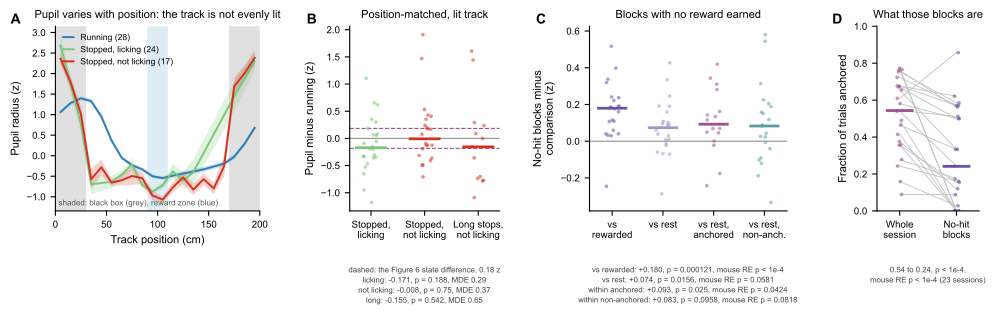

This figure's Python source:
"""Supplement to Figure 6 -- the pupil when the animal is completely disengaged.

Usage:  python3 fig6_supp_disengagement.py
        (needs data/eye_anchoring/pupil_disengagement{.csv,_profiles.npz},
         from pupil_disengagement.py)

Figure 6 measures the pupil only while the animal is running over the task
track, so it cannot say whether the pupil is wider when the animal is doing
nothing at all -- the prediction if the anchored state sits at the optimum of
an inverted-U arousal curve. This figure adds the epochs Figure 6 leaves out,
with complete disengagement defined two ways: stopped without licking, and
runs of trials in which no reward is earned on either trial type.

    A   pupil against track position, one line per epoch class. The track is
        not uniformly lit -- the first 30 cm of every lap is a black box -- so
        this panel is also the reason every contrast beside it is taken within
        position bins
    B   position-matched contrasts against running: stopped while licking,
        stopped without licking, and long stops without licking
    C   the anchored-minus-non-anchored contrast of Figure 6, recomputed
        within running frames and within disengaged frames
    D   no-hit blocks (>= 3 consecutive trials with no reward of either type,
        including cued trials) against the rest of the session, running
        frames only

POSITION MATCHING. Each contrast is the mean within-10-cm-bin difference over
the bins holding at least 30 frames of both classes. Stops are not spread
evenly over the track -- they cluster in the reward zone -- so an unmatched
contrast is partly a luminance contrast, with the raw difference and the
matched one coming out opposite signs in some sessions. B, C and D also drop
the black box, where a stationary pupil has longer to dark-adapt than a
moving one, which position matching alone does not remove.

STATISTICS. One point per session, Wilcoxon signed-rank against zero, and the
same test with mouse as a random effect (intercept-only mixed model). Where a
contrast is null the minimum detectable effect at 80% power, 2.8 SD / sqrt(n),
is given, so that a null reads as a bound rather than an absence.
"""
import os
import sys
import warnings

import numpy as np
import pandas as pd

warnings.filterwarnings('ignore')
import matplotlib

matplotlib.use('Agg')
import matplotlib.pyplot as plt
import statsmodels.formula.api as smf
from matplotlib.patches import Rectangle
from scipy.stats import wilcoxon

ROOT = '/Users/harryclark/Documents/spatial-manifolds'
sys.path.insert(0, f'{ROOT}/src')
from spatial_manifolds.anchoring import ANCH_COLOR, NONANCH_COLOR      # noqa: E402

plt.rcParams['font.family'] = 'Arial'
FIG = f'{ROOT}/scripts/figures/AnchorDynamics2026'
EA = f'{ROOT}/data/eye_anchoring'
CSV, NPZ = f'{EA}/pupil_disengagement.csv', f'{EA}/pupil_disengagement_profiles.npz'

RUN_C = '#2c7fb8'          # running
LICK_C = '#78c679'         # stopped, licking: still in the task
DIS_C = '#d7301f'          # stopped, not licking: disengaged
BLACK_BOX, RZ = 30.0, (90.0, 110.0)
MIN_BINS = 3               # a session needs this many matched position bins


def _lp(ax, s, dx=-.22, dy=1.0):
    ax.text(dx, dy, s, transform=ax.transAxes, fontsize=10, weight='bold',
            va='bottom', ha='right')


def _style(ax):
    ax.tick_params(labelsize=7)
    ax.spines[['top', 'right']].set_visible(False)


def stats(v, mouse):
    """Median, Wilcoxon against zero, the same with mouse as a random effect,
    and the minimum detectable effect at 80% power."""
    v = np.asarray(v, float)
    k = np.isfinite(v)
    v, mo = v[k], np.asarray(mouse)[k]
    n = len(v)
    if n < 5:
        return dict(n=n, med=np.nan, p=np.nan, p_me=np.nan, mde=np.nan)
    p = wilcoxon(v)[1]
    try:
        d = pd.DataFrame(dict(y=v, mouse=mo))
        p_me = smf.mixedlm('y ~ 1', d, groups=d.mouse).fit(reml=False).pvalues['Intercept']
    except Exception:
        p_me = np.nan
    return dict(n=n, med=float(np.median(v)), p=float(p), p_me=float(p_me),
                mde=float(2.8 * np.std(v, ddof=1) / np.sqrt(n)),
                n_mice=int(len(set(mo.tolist()))))


def fmt_p(p):
    if not np.isfinite(p):
        return 'n/a'
    return 'p < 1e-4' if p < 1e-4 else f'p = {p:.3g}'


def paired_strip(ax, series, labels, colors, ylab, title, rng):
    """One column of session points per contrast, median bar, zero line."""
    for i, (v, c) in enumerate(zip(series, colors)):
        v = np.asarray(v, float)
        v = v[np.isfinite(v)]
        x = i + (rng.random(len(v)) - .5) * .28
        ax.scatter(x, v, s=7, color=c, alpha=.55, linewidths=0, zorder=2)
        if len(v):
            ax.plot([i - .27, i + .27], [np.median(v)] * 2, color=c, lw=2, zorder=3)
    ax.axhline(0, color='0.55', lw=.8, zorder=0)
    ax.set_xticks(range(len(labels)))
    ax.set_xticklabels(labels, fontsize=7)
    ax.set_ylabel(ylab, fontsize=8)
    ax.set_title(title, fontsize=8)
    _style(ax)


def main():
    if not (os.path.exists(CSV) and os.path.exists(NPZ)):
        raise SystemExit(f'missing {CSV}; run pupil_disengagement.py first')
    df = pd.read_csv(CSV)
    Z = np.load(NPZ, allow_pickle=True)
    P, names, posx = Z['profiles'], list(Z['names']), Z['pos']

    # Figure 6's own session filter, carried through by pupil_disengagement.py,
    # so this supplement describes exactly the sessions Figure 6 describes
    inc = df.paper_inc.astype(bool)
    df, P = df[inc].reset_index(drop=True), P[inc.to_numpy()]
    rng = np.random.default_rng(0)

    fig = plt.figure(figsize=(10.0, 3.3))
    gs = fig.add_gridspec(1, 4, width_ratios=[1.5, 1.1, 1.45, .75],
                          wspace=.55, left=.07, right=.995, top=.86, bottom=.30)

    # ---- A: pupil against track position, by epoch class -------------------
    ax = fig.add_subplot(gs[0, 0]); _lp(ax, 'A', dx=-.17)
    for nm, c, lab in [('moving', RUN_C, 'Running'),
                       ('stopped_lick', LICK_C, 'Stopped, licking'),
                       ('stopped_nolick', DIS_C, 'Stopped, not licking')]:
        A = P[:, names.index(nm), :]
        n = np.sum(np.isfinite(A), axis=0)
        m = np.nanmean(A, axis=0)
        se = np.nanstd(A, axis=0) / np.sqrt(np.maximum(n, 1))
        ok = n >= 5
        ax.plot(posx[ok], m[ok], color=c, lw=1.4,
                label=f'{lab} ({int(np.nanmax(n))})', zorder=3)
        ax.fill_between(posx[ok], (m - se)[ok], (m + se)[ok], color=c, alpha=.22,
                        linewidth=0, edgecolor='none', zorder=2)
    y0, y1 = ax.get_ylim()
    ax.add_patch(Rectangle((0, y0), BLACK_BOX, y1 - y0, color='0.88', zorder=0, lw=0))
    ax.add_patch(Rectangle((200 - BLACK_BOX, y0), BLACK_BOX, y1 - y0, color='0.88',
                           zorder=0, lw=0))
    ax.add_patch(Rectangle((RZ[0], y0), RZ[1] - RZ[0], y1 - y0, color='#9ecae1',
                           alpha=.35, zorder=0, lw=0))
    ax.set_ylim(y0, y1); ax.set_xlim(0, 200)
    ax.set_xlabel('Track position (cm)', fontsize=8)
    ax.set_ylabel('Pupil radius (z)', fontsize=8)
    ax.set_title('Pupil varies with position: the track is not evenly lit',
                 fontsize=8)
    ax.legend(fontsize=6.2, frameon=False, loc='upper left', handlelength=1.2)
    ax.text(.015, .03, 'shaded: black box (grey), reward zone (blue)',
            transform=ax.transAxes, fontsize=5.8, color='0.35')
    _style(ax)

    # ---- B: disengaged vs running, position-matched ------------------------
    ax = fig.add_subplot(gs[0, 1]); _lp(ax, 'B')
    cols = ['d_eng_move', 'd_dis_move_lit', 'd_dislong_move']
    nbs = ['nb_eng_move', 'nb_dis_move_lit', 'nb_dislong_move']
    labs = ['Stopped,\nlicking', 'Stopped,\nnot licking', 'Long stops,\nnot licking']
    ser = [df[c].where(df[n] >= MIN_BINS) for c, n in zip(cols, nbs)]
    paired_strip(ax, ser, labs, [LICK_C, DIS_C, DIS_C],
                 'Pupil minus running (z)', 'Position-matched, lit track', rng)
    # the effect this measure DOES detect, at this sample size, as a yardstick
    ref = stats(df.d_state_move.where(df.nb_state_move >= MIN_BINS), df.mouse)
    for sgn in (-1, 1):
        ax.axhline(sgn * abs(ref['med']), color=ANCH_COLOR, lw=.8, ls='--', zorder=1)
    txt = [f'dashed: the Figure 6 state difference, {abs(ref["med"]):.2f} z']
    for lab, s in zip(['licking', 'not licking', 'long'], ser):
        st = stats(s, df.mouse)
        txt.append(f'{lab}: {st["med"]:+.3f}, {fmt_p(st["p"])}'
                   + (f', MDE {st["mde"]:.2f}' if st['p'] > .05 else ''))
    ax.text(.5, -.30, '\n'.join(txt), transform=ax.transAxes, fontsize=5.6,
            ha='center', va='top', color='0.25', linespacing=1.4)

    # ---- C: no-hit blocks --------------------------------------------------
    ax = fig.add_subplot(gs[0, 2]); _lp(ax, 'C')
    ser = [df.d_nohit_vs_hit.where(df.nb_nohit_vs_hit >= MIN_BINS),
           df.d_nohit.where(df.nb_nohit >= MIN_BINS),
           df.d_nohit_in_anch.where(df.nb_nohit_in_anch >= MIN_BINS),
           df.d_nohit_in_non.where(df.nb_nohit_in_non >= MIN_BINS)]
    paired_strip(ax, ser, ['vs\nrewarded', 'vs rest', 'vs rest,\nanchored',
                           'vs rest,\nnon-anch.'],
                 ['#6a51a3', '#9e9ac8', ANCH_COLOR, NONANCH_COLOR],
                 'No-hit blocks minus\ncomparison (z)',
                 'Blocks with no reward earned', rng)
    txt = []
    for lab, sr in zip(['vs rewarded', 'vs rest', 'within anchored',
                        'within non-anchored'], ser):
        st = stats(sr, df.mouse)
        txt.append(f'{lab}: {st["med"]:+.3f}, {fmt_p(st["p"])}, '
                   f'mouse RE {fmt_p(st["p_me"])}')
    ax.text(.5, -.30, '\n'.join(txt), transform=ax.transAxes, fontsize=5.6,
            ha='center', va='top', color='0.25', linespacing=1.4)

    # ---- D: those blocks are the non-anchored state ------------------------
    ax = fig.add_subplot(gs[0, 3]); _lp(ax, 'D', dx=-.34)
    k = np.isfinite(df.frac_anch_in_nohit)
    a_in, a_all = df.frac_anch_in_nohit[k].to_numpy(), df.frac_anch[k].to_numpy()
    for x, y in zip(a_all, a_in):
        ax.plot([0, 1], [x, y], color='0.75', lw=.6, zorder=1)
    ax.scatter(np.zeros(k.sum()) + (rng.random(k.sum()) - .5) * .1, a_all, s=7,
               color=ANCH_COLOR, alpha=.6, linewidths=0, zorder=2)
    ax.scatter(np.ones(k.sum()) + (rng.random(k.sum()) - .5) * .1, a_in, s=7,
               color='#6a51a3', alpha=.6, linewidths=0, zorder=2)
    for i, v in enumerate([a_all, a_in]):
        ax.plot([i - .22, i + .22], [np.median(v)] * 2,
                color=[ANCH_COLOR, '#6a51a3'][i], lw=2, zorder=3)
    ax.set_xticks([0, 1]); ax.set_xticklabels(['Whole\nsession', 'No-hit\nblocks'],
                                              fontsize=7)
    ax.set_xlim(-.4, 1.4); ax.set_ylim(0, 1)
    ax.set_ylabel('Fraction of trials anchored', fontsize=8)
    ax.set_title('What those blocks are', fontsize=8)
    _style(ax)
    pw = wilcoxon(a_in, a_all)[1]
    d_ = pd.DataFrame(dict(y=a_in - a_all, mouse=df.mouse[k].to_numpy()))
    try:
        pm = smf.mixedlm('y ~ 1', d_, groups=d_.mouse).fit(reml=False).pvalues['Intercept']
    except Exception:
        pm = np.nan
    ax.text(.5, -.30, f'{np.median(a_all):.2f} to {np.median(a_in):.2f}, '
            f'{fmt_p(pw)},\nmouse RE {fmt_p(pm)} ({k.sum()} sessions)',
            transform=ax.transAxes, fontsize=5.6, ha='center', va='top',
            color='0.25', linespacing=1.4)

    out = f'{FIG}/fig6_supp_disengagement.pdf'
    plt.savefig(out, dpi=200, bbox_inches='tight')
    print('saved', out)

    # ---- the numbers, for the caption and the reply ------------------------
    print(f'\n{len(df)} sessions, {df.mouse.nunique()} mice')
    print(f'time budget: running {df.frac_moving.mean():.2f}, '
          f'stopped+licking {df.frac_eng.mean():.2f}, '
          f'stopped+not licking {df.frac_dis.mean():.2f}')
    print(f'stop duration: not licking {df.dur_dis.mean():.1f} s, '
          f'licking {df.dur_eng.mean():.1f} s')
    print(f'disengaged stops in the reward zone: {df.frac_dis_in_rz.mean():.2f}; '
          f'licking stops: {df.frac_eng_in_rz.mean():.2f}')
    for nm, c, nb in [('stopped+licking - running', 'd_eng_move', 'nb_eng_move'),
                      ('disengaged - running (lit)', 'd_dis_move_lit', 'nb_dis_move_lit'),
                      ('long disengaged - running', 'd_dislong_move', 'nb_dislong_move'),
                      ('disengaged - running, UNMATCHED', 'd_dis_move', 'nb_dis_move'),
                      ('disengaged - licking stops', 'd_dis_eng', 'nb_dis_eng'),
                      ('state, running', 'd_state_move', 'nb_state_move'),
                      ('state, disengaged', 'd_state_dis', 'nb_state_dis'),
                      ('state, disengaged (no RZ)', 'd_state_dis_norz', 'nb_state_dis_norz'),
                      ('state, licking stops', 'd_state_eng', 'nb_state_eng'),
                      ('disengaged - running, anchored', 'd_dis_move_a', 'nb_dis_move_a'),
                      ('disengaged - running, non-anchored', 'd_dis_move_n', 'nb_dis_move_n'),
                      ('no-hit blocks - rest', 'd_nohit', 'nb_nohit'),
                      ('no-hit - rest, within non-anchored', 'd_nohit_in_non', 'nb_nohit_in_non'),
                      ('no-hit - rest, within anchored', 'd_nohit_in_anch', 'nb_nohit_in_anch'),
                      ('no-hit blocks - hit trials', 'd_nohit_vs_hit', 'nb_nohit_vs_hit')]:
        st = stats(df[c].where(df[nb] >= MIN_BINS), df.mouse)
        print(f'  {nm:38s} {st["med"]:+.3f}  {fmt_p(st["p"]):>10s}  '
              f'mouseRE {fmt_p(st["p_me"]):>10s}  MDE {st["mde"]:.3f}  n={st["n"]}')
    print(f'\nno-hit blocks: {df.n_nohit_trials.sum()} trials over '
          f'{(df.n_nohit_trials > 0).sum()} sessions, '
          f'{df.frac_nohit.mean():.2f} of trials; '
          f'anchored fraction inside them {df.frac_anch_in_nohit.mean():.2f} '
          f'against {df.frac_anch.mean():.2f} overall')
    print('raw (unmatched) means: running %.3f, licking stops %.3f, disengaged %.3f'
          % (df.z_move.mean(), df.z_eng.mean(), df.z_dis.mean()))


if __name__ == '__main__':
    main()
